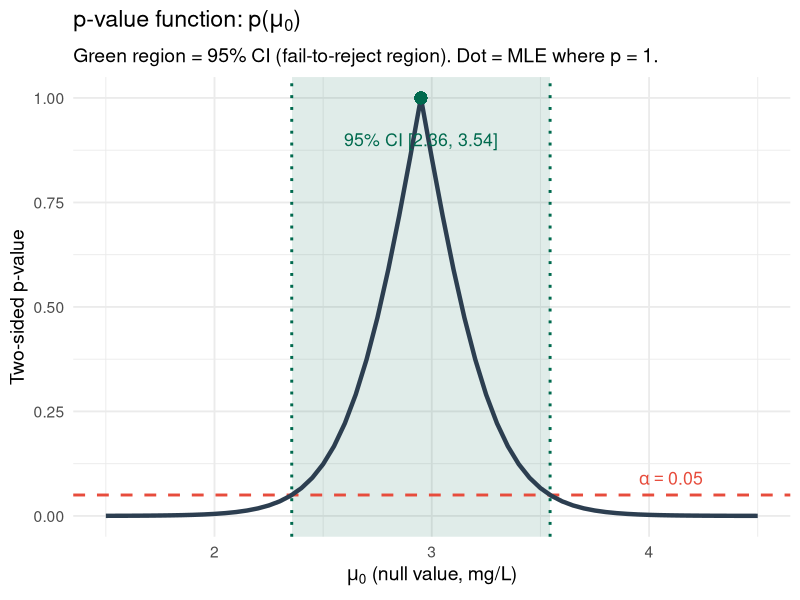
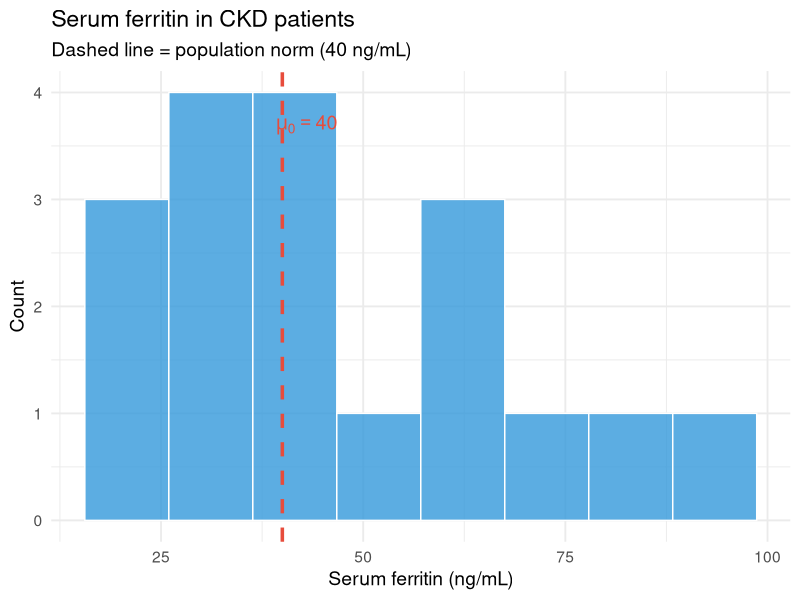
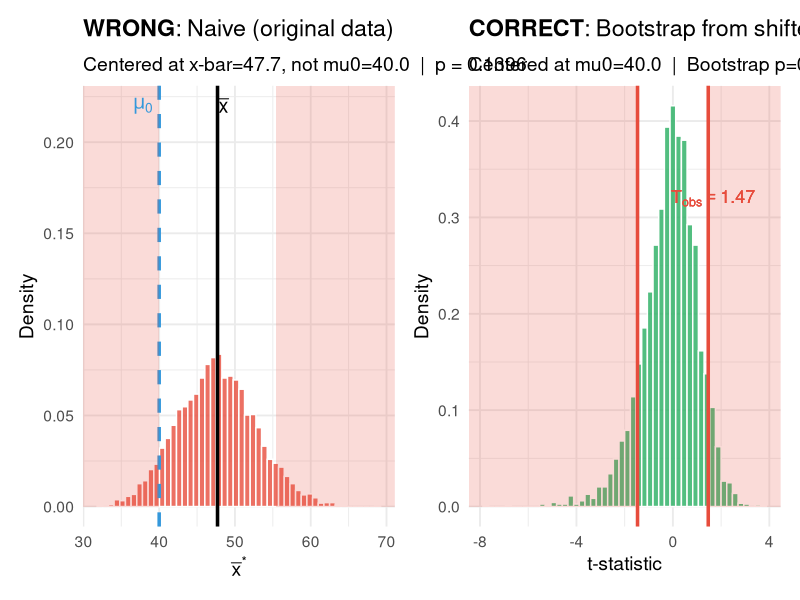

These figures' R source, in order:
## ---- chunk 1
#| label: "setup"
#| include: false
knitr::opts_chunk$set(echo = TRUE, warning = FALSE, message = FALSE)
library(tidyverse)
library(patchwork)
set.seed(551)
theme_set(theme_minimal(base_size = 14))
## ---- chunk 2
# Under H0: sum(X_i) ~ Poisson(6 * 2) = Poisson(12)
# Find smallest c such that P(Y >= c | Y ~ Pois(12)) <= 0.05
c_vals <- 12:25
alpha_vals <- 1 - ppois(c_vals - 1, lambda = 12)

tibble(c = c_vals, alpha = round(alpha_vals, 4)) |>
  filter(alpha <= 0.06) |>   # show candidates near 0.05
  knitr::kable()
## ---- chunk 3
c_crit   <- min(c_vals[alpha_vals <= 0.05])
alpha_st <- 1 - ppois(c_crit - 1, lambda = 12)
cat("Critical value c:", c_crit, "\n")
cat("Achieved alpha*: ", round(alpha_st, 4), "\n")
## ---- chunk 4
# Under Ha: sum(X_i) ~ Poisson(6 * 4) = Poisson(24)
beta_st <- ppois(c_crit - 1, lambda = 24)
power   <- 1 - beta_st
cat("Type II error beta*:", round(beta_st, 4), "\n")
cat("Power (1 - beta*):  ", round(power, 4), "\n")
## ---- chunk 5
x_inf <- c(5, 2, 4, 6, 3, 5, 4, 7, 3, 4)
n_inf <- length(x_inf)
lambda0_inf <- 3.5
## ---- chunk 6
xbar_inf <- mean(x_inf)
cat("Sum:", sum(x_inf), "  n:", n_inf, "  MLE lambda-hat:", xbar_inf, "\n")
## ---- chunk 7
neg2lnL <- -2 * (n_inf * xbar_inf - n_inf * lambda0_inf +
                n_inf * xbar_inf * log(lambda0_inf / xbar_inf))
cat("-2 ln(Lambda):", round(neg2lnL, 4), "\n")
## ---- chunk 8
p_wilks <- pchisq(neg2lnL, df = 1, lower.tail = FALSE)
p_exact <- poisson.test(sum(x_inf), T = n_inf, r = lambda0_inf)$p.value

cat("Wilks (chi-sq) p-value:", round(p_wilks, 4), "\n")
cat("Exact Poisson p-value: ", round(p_exact, 4), "\n")
cat("Conclusion at alpha=0.05:",
    ifelse(p_wilks < 0.05, "Reject H0", "Fail to reject H0"), "\n")
## ---- chunk 9
xbar_c <- 142.1; xbar_t <- 140.3; sigma <- 28.15; n <- 3200

se_diff <- sigma * sqrt(2 / n)
z_obs   <- (xbar_t - xbar_c) / se_diff
p_val   <- 2 * pnorm(-abs(z_obs))
z_crit  <- qnorm(0.975)
ci_lo   <- (xbar_t - xbar_c) - z_crit * se_diff
ci_hi   <- (xbar_t - xbar_c) + z_crit * se_diff

cat("SE:", round(se_diff, 4), "\n")
cat("z:", round(z_obs, 4), "  p-value:", round(p_val, 5), "\n")
cat("95% CI: [", round(ci_lo, 3), ",", round(ci_hi, 3), "] mg/dL\n")
## ---- chunk 10
d_cohen <- abs(xbar_t - xbar_c) / sigma
cat("Cohen's d:", round(d_cohen, 4), "-- classified as: negligible (< 0.2)\n")
## ---- chunk 11
T_inf  <- sum(x_inf)   # = 43
alpha_i <- 0.05

ci_lo_p <- qchisq(alpha_i/2,     df = 2 * T_inf)     / (2 * n_inf)
ci_hi_p <- qchisq(1 - alpha_i/2, df = 2 * T_inf + 2) / (2 * n_inf)
cat("95% Poisson CI: [", round(ci_lo_p, 4), ",", round(ci_hi_p, 4), "]\n\n")

# (ii) Test H0: lambda = 3.5
t35 <- poisson.test(T_inf, T = n_inf, r = 3.5)
cat("H0: lambda = 3.5   p =", round(t35$p.value, 4),
    " Decision:", ifelse(t35$p.value < 0.05, "Reject", "FTR"),
    " | 3.5 in CI?", ci_lo_p <= 3.5 & 3.5 <= ci_hi_p, "\n")

# (iii) Test H0: lambda = 4.5
t45 <- poisson.test(T_inf, T = n_inf, r = 4.5)
cat("H0: lambda = 4.5   p =", round(t45$p.value, 4),
    " Decision:", ifelse(t45$p.value < 0.05, "Reject", "FTR"),
    " | 4.5 in CI?", ci_lo_p <= 4.5 & 4.5 <= ci_hi_p, "\n")
## ---- chunk 12
lb <- qchisq(alpha_i, df = 2 * T_inf) / (2 * n_inf)
t_gt <- poisson.test(T_inf, T = n_inf, r = 3.5, alternative = "greater")
cat("95% lower bound:", round(lb, 4), "\n")
cat("Lower bound > 3.5?", lb > 3.5, "\n")
cat("One-sided p-value (Ha: lambda > 3.5):", round(t_gt$p.value, 4), "\n")
## ---- chunk 13
drug <- c(1.8, 2.6, 3.1, 2.2, 4.7, 2.9, 3.8, 2.4, 1.6, 3.5, 4.1, 2.7)
n_d  <- length(drug)
xbar_d <- mean(drug); s_d <- sd(drug); se_d <- s_d / sqrt(n_d); df_d <- n_d - 1
## ---- chunk 14
t_crit <- qt(0.975, df = df_d)
ci_lo_d <- xbar_d - t_crit * se_d
ci_hi_d <- xbar_d + t_crit * se_d
cat("xbar:", round(xbar_d, 4), "  s:", round(s_d, 4), "\n")
cat("95% t-CI: [", round(ci_lo_d, 4), ",", round(ci_hi_d, 4), "] mg/L\n")
cat("mu0 = 3.0 inside CI?", ci_lo_d <= 3.0 & 3.0 <= ci_hi_d, "\n")
## ---- chunk 15
chi_up  <- qchisq(0.975, df = df_d)   # upper quantile -> smaller lower bound
chi_lo  <- qchisq(0.025, df = df_d)   # lower quantile -> larger upper bound
s2_d    <- var(drug)

ci_var_lo <- df_d * s2_d / chi_up
ci_var_hi <- df_d * s2_d / chi_lo

cat("Sample variance:", round(s2_d, 4), "\n")
cat("95% CI for sigma^2: [", round(ci_var_lo, 4), ",", round(ci_var_hi, 4), "]\n")
cat("95% CI for sigma:   [", round(sqrt(ci_var_lo), 4), ",",
    round(sqrt(ci_var_hi), 4), "]\n")
## ---- chunk 16
#| fig-height: 6
#| fig-width: 11
mu0_grid <- seq(1.5, 4.5, by = 0.05)
pval_fn  <- map_dbl(mu0_grid, ~2 * pt(-abs((xbar_d - .x) / se_d), df = df_d))

ggplot(tibble(mu0 = mu0_grid, pval = pval_fn), aes(x = mu0, y = pval)) +
  annotate("rect", xmin = ci_lo_d, xmax = ci_hi_d, ymin = -Inf, ymax = Inf,
           fill = "#006a4e", alpha = 0.12) +
  geom_vline(xintercept = c(ci_lo_d, ci_hi_d),
             color = "#006a4e", linewidth = 1, linetype = "dotted") +
  geom_hline(yintercept = 0.05, linetype = "dashed",
             color = "#e74c3c", linewidth = 1) +
  geom_line(color = "#2c3e50", linewidth = 1.5) +
  geom_point(aes(x = xbar_d, y = 1), size = 3.5, color = "#006a4e") +
  annotate("text", x = xbar_d, y = 0.90,
           label = sprintf("95%% CI [%.2f, %.2f]", ci_lo_d, ci_hi_d),
           color = "#006a4e", size = 4.5) +
  annotate("text", x = 4.1, y = 0.09,
           label = expression(alpha == 0.05), color = "#e74c3c", size = 4.5) +
  labs(title = expression("p-value function: p(" * mu[0] * ")"),
       subtitle = "Green region = 95% CI (fail-to-reject region). Dot = MLE where p = 1.",
       x = expression(mu[0] * " (null value, mg/L)"),
       y = "Two-sided p-value")
## ---- chunk 17
ferritin <- c(28.4, 45.2, 19.8, 67.3, 31.5, 88.1, 22.6, 54.9,
              41.2, 76.8, 33.7, 29.4, 58.3, 44.1, 92.5, 37.6,
              25.8, 61.4)
mu_0 <- 40; n_f <- length(ferritin)
xbar_f <- mean(ferritin); s_f <- sd(ferritin); se_f <- s_f / sqrt(n_f)
## ---- chunk 18
#| fig-height: 5
#| fig-width: 8
ggplot(tibble(x = ferritin), aes(x = x)) +
  geom_histogram(bins = 8, fill = "#3498db", color = "white", alpha = 0.8) +
  geom_vline(xintercept = mu_0, linetype = "dashed",
             color = "#e74c3c", linewidth = 1.2) +
  annotate("text", x = mu_0 + 3, y = 3.7,
           label = expression(mu[0] == 40), color = "#e74c3c", size = 5) +
  labs(title = "Serum ferritin in CKD patients",
       subtitle = "Dashed line = population norm (40 ng/mL)",
       x = "Serum ferritin (ng/mL)", y = "Count")
## ---- chunk 19
T_obs_f <- (xbar_f - mu_0) / se_f
p_ttest <- t.test(ferritin, mu = mu_0)$p.value
cat("Mean:", round(xbar_f, 3), "  SD:", round(s_f, 3), "\n")
cat("T_obs:", round(T_obs_f, 4), "  t-test p:", round(p_ttest, 4), "\n")
## ---- chunk 20
set.seed(551); B_f <- 5000

ferritin_sh <- ferritin - xbar_f + mu_0      # shift to H0

T_boot_f <- replicate(B_f, {
  bs <- sample(ferritin_sh, n_f, replace = TRUE)
  (mean(bs) - mu_0) / (sd(bs) / sqrt(n_f))
})

p_boot_f <- mean(abs(T_boot_f) >= abs(T_obs_f))
cat("Bootstrap p-value:", round(p_boot_f, 4), "\n")
cat("t-test p-value:   ", round(p_ttest,  4), "\n")
cat("Decision:", ifelse(p_boot_f < 0.05, "Reject H0", "Fail to reject H0"), "\n")
## ---- chunk 21
set.seed(551)
T_naive_f <- replicate(B_f, mean(sample(ferritin, n_f, replace = TRUE)))
p_naive_f <- mean(abs(T_naive_f - xbar_f) >= abs(xbar_f - mu_0))
cat("Naive p-value:", round(p_naive_f, 4), "\n")
## ---- chunk 22
#| fig-height: 6
#| fig-width: 14
p_nv <- ggplot(tibble(T = T_naive_f), aes(x = T)) +
  geom_histogram(aes(y = after_stat(density)), bins = 50,
                 fill = "#e74c3c", color = "white", alpha = 0.8) +
  geom_vline(xintercept = xbar_f, color = "black", linewidth = 1.2) +
  geom_vline(xintercept = mu_0, color = "#3498db",
             linewidth = 1.2, linetype = "dashed") +
  annotate("rect",
           xmin = xbar_f + abs(xbar_f - mu_0), xmax = Inf, ymin = 0, ymax = Inf,
           fill = "#e74c3c", alpha = 0.2) +
  annotate("rect",
           xmin = -Inf, xmax = xbar_f - abs(xbar_f - mu_0), ymin = 0, ymax = Inf,
           fill = "#e74c3c", alpha = 0.2) +
  annotate("text", x = xbar_f + 0.8, y = 0.22,
           label = "bar(x)", parse = TRUE, size = 5) +
  annotate("text", x = mu_0 - 0.8, y = 0.22,
           label = "mu[0]", parse = TRUE, size = 5, color = "#3498db", hjust = 1) +
  labs(title = expression(bold("WRONG") * ": Naive (original data)"),
       subtitle = sprintf("Centered at x-bar=%.1f, not mu0=%.1f  |  p = %.4f",
                          xbar_f, mu_0, p_naive_f),
       x = expression(bar(x)^"*"), y = "Density")

p_cr <- ggplot(tibble(T = T_boot_f), aes(x = T)) +
  geom_histogram(aes(y = after_stat(density)), bins = 50,
                 fill = "#27ae60", color = "white", alpha = 0.8) +
  geom_vline(xintercept = c(-abs(T_obs_f), abs(T_obs_f)),
             color = "#e74c3c", linewidth = 1.2) +
  annotate("rect", xmin =  abs(T_obs_f), xmax =  Inf, ymin = 0, ymax = Inf,
           fill = "#e74c3c", alpha = 0.2) +
  annotate("rect", xmin = -Inf, xmax = -abs(T_obs_f), ymin = 0, ymax = Inf,
           fill = "#e74c3c", alpha = 0.2) +
  annotate("text", x = abs(T_obs_f) + 0.2, y = 0.32,
           label = bquote(T[obs] == .(round(T_obs_f, 2))),
           color = "#e74c3c", size = 4.5) +
  labs(title = expression(bold("CORRECT") * ": Bootstrap from shifted data"),
       subtitle = sprintf("Centered at mu0=%.1f  |  Bootstrap p=%.4f, t-test p=%.4f",
                          mu_0, p_boot_f, p_ttest),
       x = "t-statistic", y = "Density")

p_nv + p_cr
